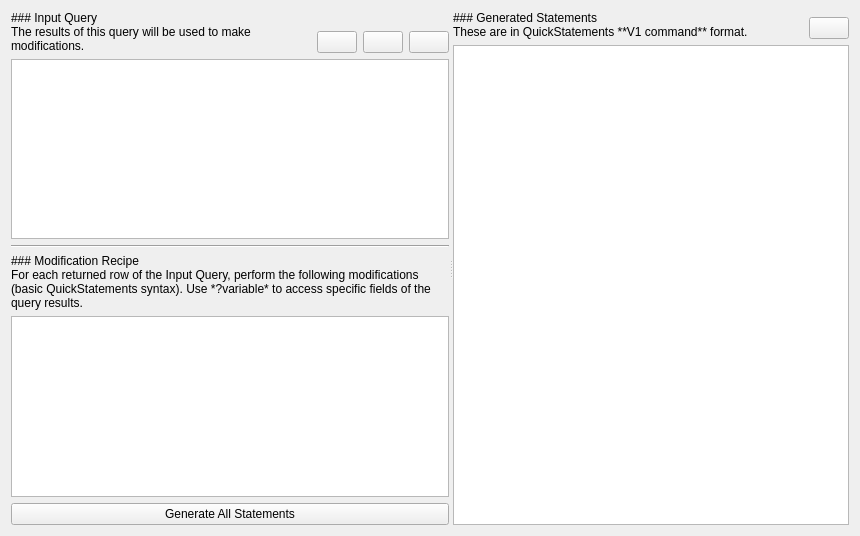
<?xml version="1.0" encoding="UTF-8"?>
<ui version="4.0">
 <class>EditTab</class>
 <widget class="QWidget" name="EditTab">
  <property name="geometry">
   <rect>
    <x>0</x>
    <y>0</y>
    <width>860</width>
    <height>536</height>
   </rect>
  </property>
  <property name="windowTitle">
   <string>Form</string>
  </property>
  <layout class="QHBoxLayout" name="horizontalLayout">
   <item>
    <widget class="QSplitter" name="splitter">
     <property name="orientation">
      <enum>Qt::Orientation::Horizontal</enum>
     </property>
     <widget class="QWidget" name="verticalLayoutWidget">
      <layout class="QVBoxLayout" name="verticalLayout">
       <item>
        <layout class="QHBoxLayout" name="horizontalLayout_3">
         <item>
          <widget class="QLabel" name="inputQueryLabel">
           <property name="sizePolicy">
            <sizepolicy hsizetype="MinimumExpanding" vsizetype="Preferred">
             <horstretch>0</horstretch>
             <verstretch>0</verstretch>
            </sizepolicy>
           </property>
           <property name="text">
            <string>### Input Query
The results of this query will be used to make modifications.</string>
           </property>
           <property name="textFormat">
            <enum>Qt::TextFormat::MarkdownText</enum>
           </property>
           <property name="scaledContents">
            <bool>false</bool>
           </property>
           <property name="wordWrap">
            <bool>true</bool>
           </property>
          </widget>
         </item>
         <item alignment="Qt::AlignmentFlag::AlignBottom">
          <widget class="QPushButton" name="clearButton">
           <property name="sizePolicy">
            <sizepolicy hsizetype="Maximum" vsizetype="Fixed">
             <horstretch>0</horstretch>
             <verstretch>0</verstretch>
            </sizepolicy>
           </property>
           <property name="toolTip">
            <string>Clear Query</string>
           </property>
           <property name="text">
            <string/>
           </property>
           <property name="icon">
            <iconset theme="QIcon::ThemeIcon::EditDelete"/>
           </property>
           <property name="flat">
            <bool>false</bool>
           </property>
          </widget>
         </item>
         <item alignment="Qt::AlignmentFlag::AlignBottom">
          <widget class="QPushButton" name="copyButton">
           <property name="sizePolicy">
            <sizepolicy hsizetype="Maximum" vsizetype="Fixed">
             <horstretch>0</horstretch>
             <verstretch>0</verstretch>
            </sizepolicy>
           </property>
           <property name="toolTip">
            <string>Copy Query</string>
           </property>
           <property name="text">
            <string/>
           </property>
           <property name="icon">
            <iconset theme="QIcon::ThemeIcon::EditCopy"/>
           </property>
          </widget>
         </item>
         <item alignment="Qt::AlignmentFlag::AlignBottom">
          <widget class="QPushButton" name="pasteButton">
           <property name="sizePolicy">
            <sizepolicy hsizetype="Maximum" vsizetype="Fixed">
             <horstretch>0</horstretch>
             <verstretch>0</verstretch>
            </sizepolicy>
           </property>
           <property name="toolTip">
            <string>Paste Query</string>
           </property>
           <property name="text">
            <string/>
           </property>
           <property name="icon">
            <iconset theme="QIcon::ThemeIcon::EditPaste"/>
           </property>
          </widget>
         </item>
        </layout>
       </item>
       <item>
        <widget class="QPlainTextEdit" name="queryPlainTextEdit"/>
       </item>
       <item>
        <widget class="Line" name="line">
         <property name="orientation">
          <enum>Qt::Orientation::Horizontal</enum>
         </property>
        </widget>
       </item>
       <item>
        <widget class="QLabel" name="modificationRecipeLabel">
         <property name="text">
          <string>### Modification Recipe
For each returned row of the Input Query, perform the following modifications (basic QuickStatements syntax). Use *?variable* to access specific fields of the query results.</string>
         </property>
         <property name="textFormat">
          <enum>Qt::TextFormat::MarkdownText</enum>
         </property>
         <property name="wordWrap">
          <bool>true</bool>
         </property>
        </widget>
       </item>
       <item>
        <widget class="QPlainTextEdit" name="recipePlainTextEdit"/>
       </item>
       <item>
        <layout class="QHBoxLayout" name="horizontalLayout_2">
         <item>
          <widget class="QPushButton" name="generateButton">
           <property name="text">
            <string>Generate All Statements</string>
           </property>
          </widget>
         </item>
        </layout>
       </item>
      </layout>
     </widget>
     <widget class="QWidget" name="verticalLayoutWidget2">
      <layout class="QVBoxLayout" name="verticalLayout_2">
       <item>
        <layout class="QHBoxLayout" name="horizontalLayout_4">
         <item>
          <widget class="QLabel" name="generatedStatementsLabel">
           <property name="text">
            <string>### Generated Statements
These are in QuickStatements **V1 command** format.</string>
           </property>
           <property name="textFormat">
            <enum>Qt::TextFormat::MarkdownText</enum>
           </property>
          </widget>
         </item>
         <item alignment="Qt::AlignmentFlag::AlignBottom">
          <widget class="QPushButton" name="copyStatementsButton">
           <property name="sizePolicy">
            <sizepolicy hsizetype="Maximum" vsizetype="Fixed">
             <horstretch>0</horstretch>
             <verstretch>0</verstretch>
            </sizepolicy>
           </property>
           <property name="toolTip">
            <string>Copy Statements</string>
           </property>
           <property name="text">
            <string/>
           </property>
           <property name="icon">
            <iconset theme="QIcon::ThemeIcon::EditCopy"/>
           </property>
          </widget>
         </item>
        </layout>
       </item>
       <item>
        <widget class="QPlainTextEdit" name="statementsPlainTextEdit"/>
       </item>
      </layout>
     </widget>
    </widget>
   </item>
  </layout>
 </widget>
 <resources/>
 <connections>
  <connection>
   <sender>clearButton</sender>
   <signal>clicked()</signal>
   <receiver>queryPlainTextEdit</receiver>
   <slot>clear()</slot>
   <hints>
    <hint type="sourcelabel">
     <x>376</x>
     <y>26</y>
    </hint>
    <hint type="destinationlabel">
     <x>214</x>
     <y>154</y>
    </hint>
   </hints>
  </connection>
  <connection>
   <sender>pasteButton</sender>
   <signal>clicked()</signal>
   <receiver>queryPlainTextEdit</receiver>
   <slot>paste()</slot>
   <hints>
    <hint type="sourcelabel">
     <x>460</x>
     <y>65</y>
    </hint>
    <hint type="destinationlabel">
     <x>244</x>
     <y>159</y>
    </hint>
   </hints>
  </connection>
 </connections>
</ui>
